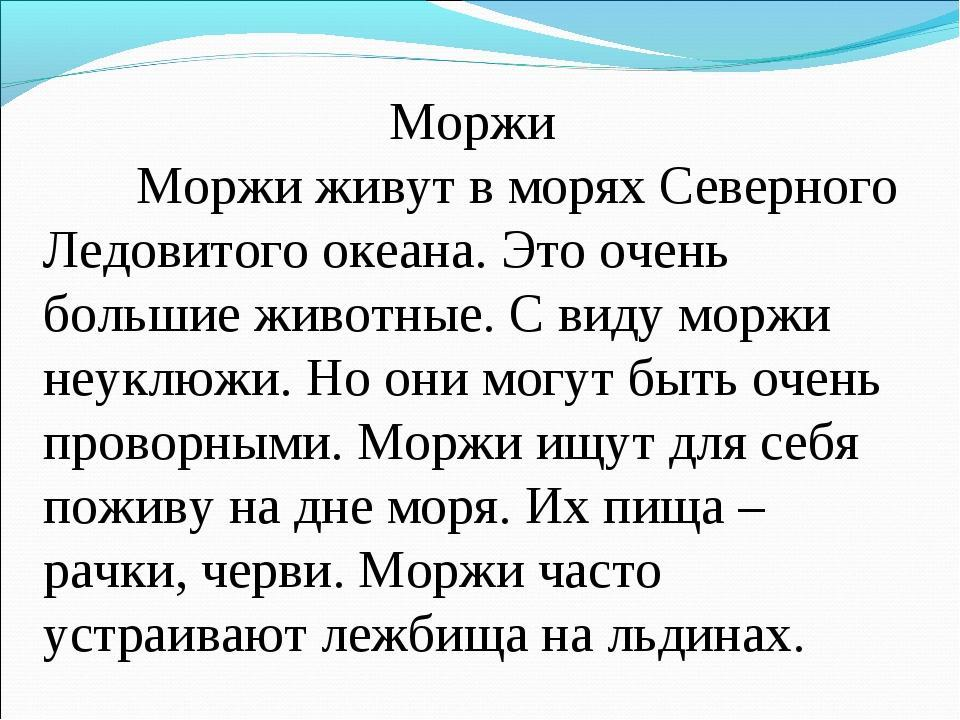
#> input picture LR7/dataset_1/img11.jpg, 960 x 720 px; its folder holds only this picture in this run
$ python rotate_image.py
#> lines starting #> are read from the running program, lines starting #| are printed output that depends on the picture
import os
import cv2
import numpy as np

#метод для программного аугментирования датасета
def augment_dataset(input_folder, output_folder, rotation_range=(-20, 21, 1), scale_factor=0.8,
                    background_color=(255, 255, 255)):
    # Создаем папку для сохранения аугментированных изображений
#> called with input_folder = 'dataset_1', output_folder = 'dataset_2', rotation_range = (-20, 21, 1), scale_factor = 0.8, background_color = (255, 255, 255)
    os.makedirs(output_folder, exist_ok=True)

    # Получаем список файлов в папке с исходными изображениями
    image_files = [file for file in os.listdir(input_folder) if file.endswith(('.png', '.jpg', '.jpeg'))]

    for image_file in image_files:
        image_path = os.path.join(input_folder, image_file)
        #считываем изображение
        img = cv2.imread(image_path)
#> img is the input picture: shape (720, 960, 3); mean B, G, R 228.1, 226.9, 220.5

        # Поворачиваем и уменьшаем изображение на углы в заданном диапазоне
        for angle in range(rotation_range[0], rotation_range[1], rotation_range[2]):
            rotated_img = rotate_and_resize_image(img, angle, background_color)
            output_file = f"{os.path.splitext(image_file)[0]}_{angle}.png"
            output_path = os.path.join(output_folder, output_file)
            #сохраняем
            cv2.imwrite(output_path, rotated_img)
#> this loop made 41 passes
#> pass 1, in rotate_and_resize_image, `rotated_img = cv2.warpAffine(image, rotation_matrix, image.shape[1::-1..`:
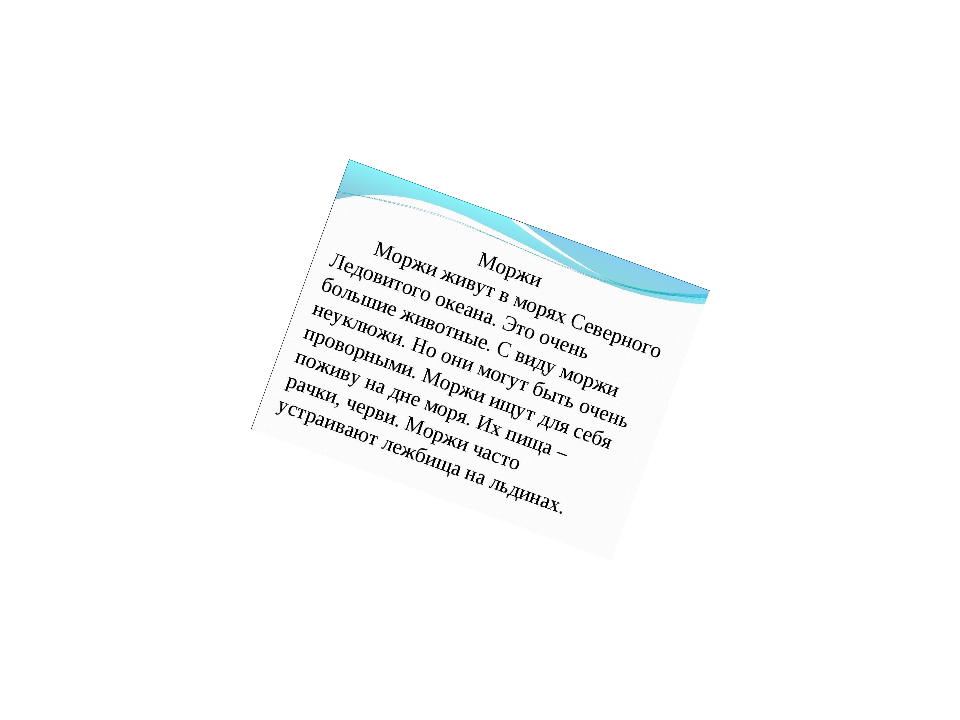
#> rotated_img: shape (720, 960, 3); mean B, G, R 250.7, 250.5, 249.5
#> pass 2, in rotate_and_resize_image (call 2), `rotated_img = cv2.warpAffine(image, rotation_matrix, image.shape[1::-1..`:
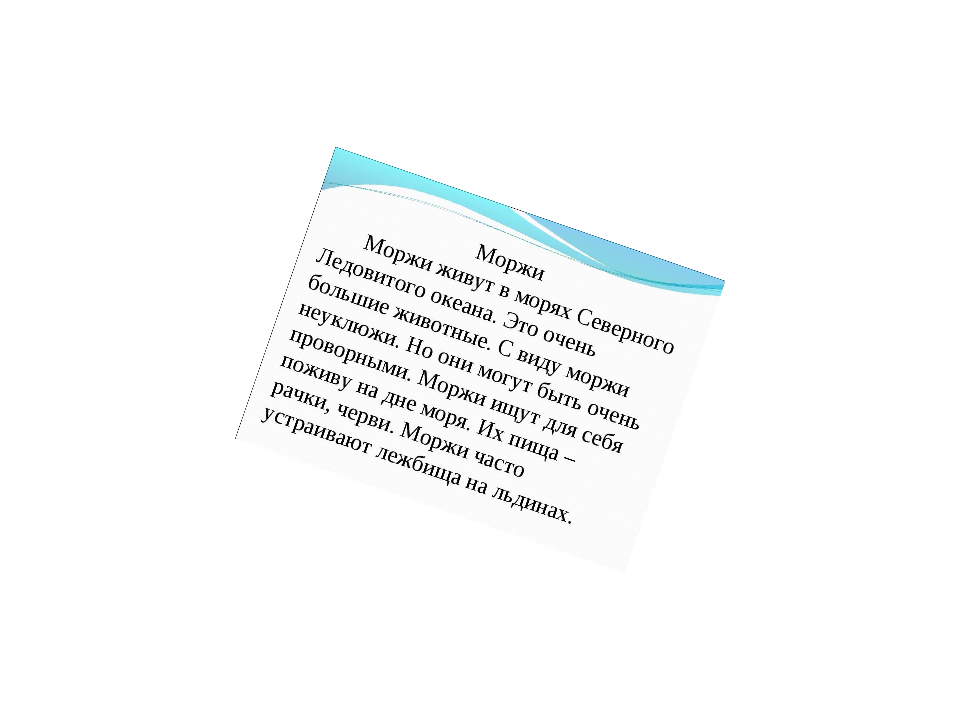
#> rotated_img: shape (720, 960, 3); mean B, G, R 250, 249.8, 248.6
#> pass 3, in rotate_and_resize_image (call 3), `rotated_img = cv2.warpAffine(image, rotation_matrix, image.shape[1::-1..`:
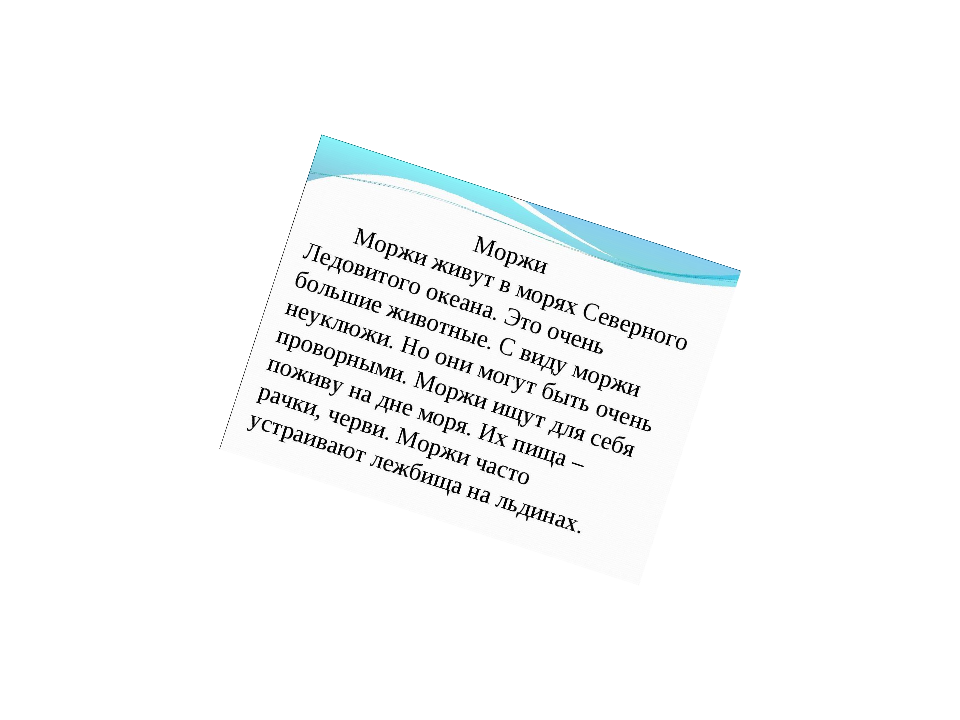
#> rotated_img: shape (720, 960, 3); mean B, G, R 249.3, 249, 247.7


def rotate_and_resize_image(image, angle,  background_color):
    # Получаем центр изображения(ширина высота /2)
    center = tuple(np.array(image.shape[1::-1]) / 2)

    # Вычисляем коэффициент масштабирования в зависимости от размера поворота
    scale_factor = 1.0 - 0.03 * abs(angle)

    # Получаем матрицу преобразования и поворачиваем изображение
    rotation_matrix = cv2.getRotationMatrix2D(center, angle, scale_factor)
    rotated_img = cv2.warpAffine(image, rotation_matrix, image.shape[1::-1], flags=cv2.INTER_LINEAR,
                                 borderMode=cv2.BORDER_CONSTANT, borderValue=background_color)

    return rotated_img


# входная и выходная папки
input_folder = 'dataset_1'
output_folder = 'dataset_2'

augment_dataset(input_folder, output_folder)

$ run again, on LR7/dataset_1/img15.jpg
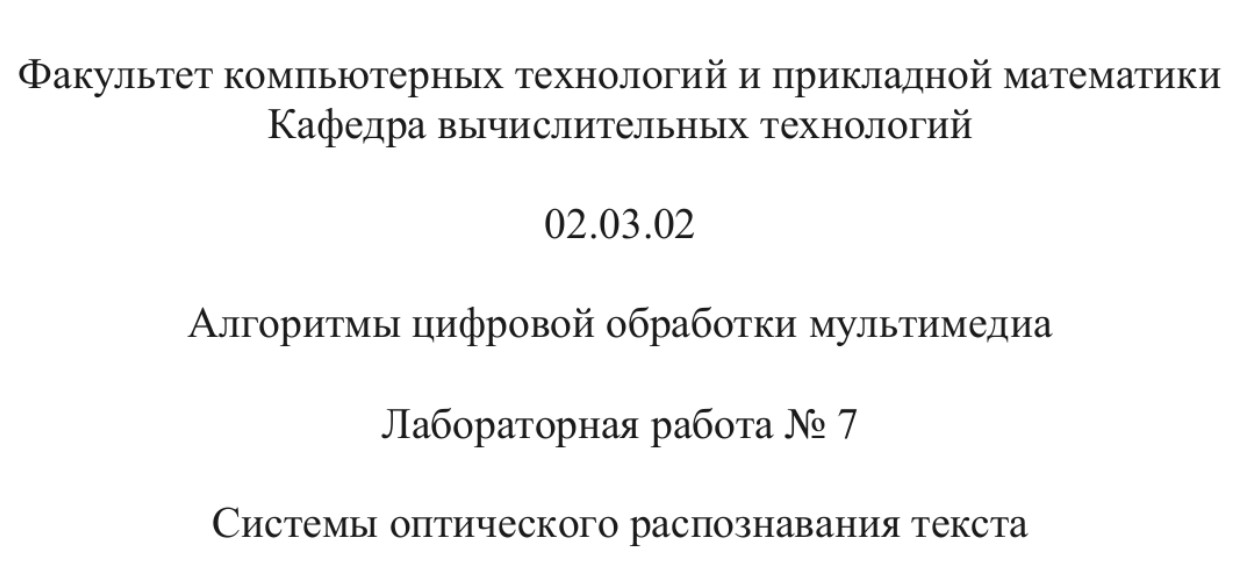
#> input picture LR7/dataset_1/img15.jpg, 1239 x 578 px
#> in augment_dataset, img is the input picture: shape (578, 1239, 3); min 11, max 255, mean 245.2
#> the loop in augment_dataset, `for angle in range(rotation_range[0], rotation_range[1], rotation_rang..` made 41 passes
#> pass 1, in rotate_and_resize_image, `rotated_img = cv2.warpAffine(image, rotation_matrix, image.shape[1::-1..`:
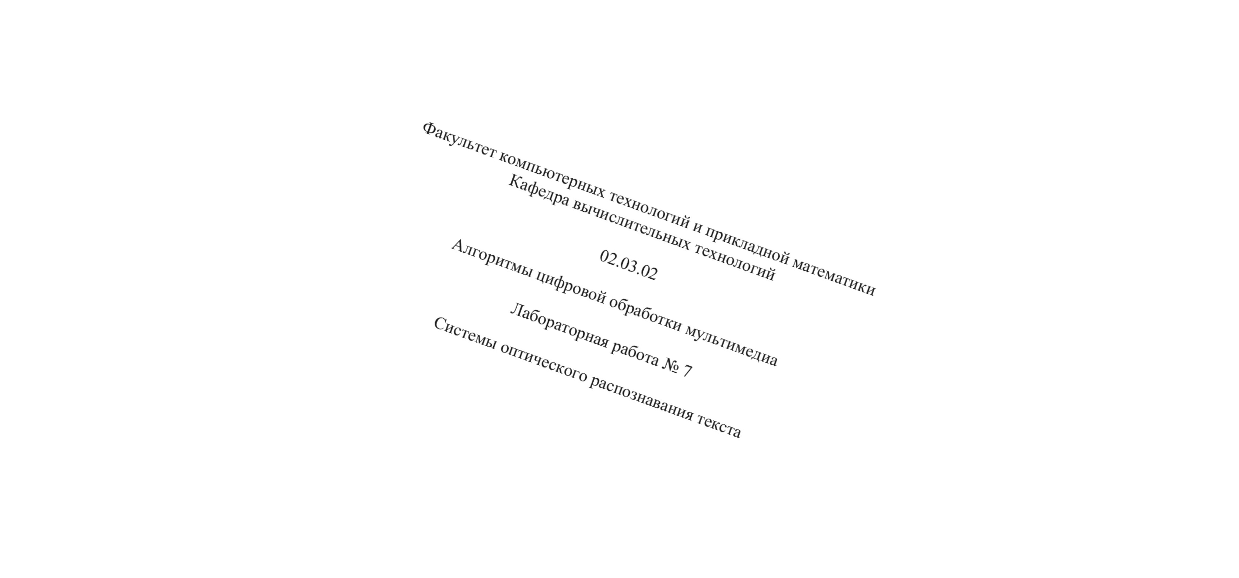
#> rotated_img: shape (578, 1239, 3); min 17, max 255, mean 253.4
#> pass 3, in rotate_and_resize_image (call 3), `rotated_img = cv2.warpAffine(image, rotation_matrix, image.shape[1::-1..`:
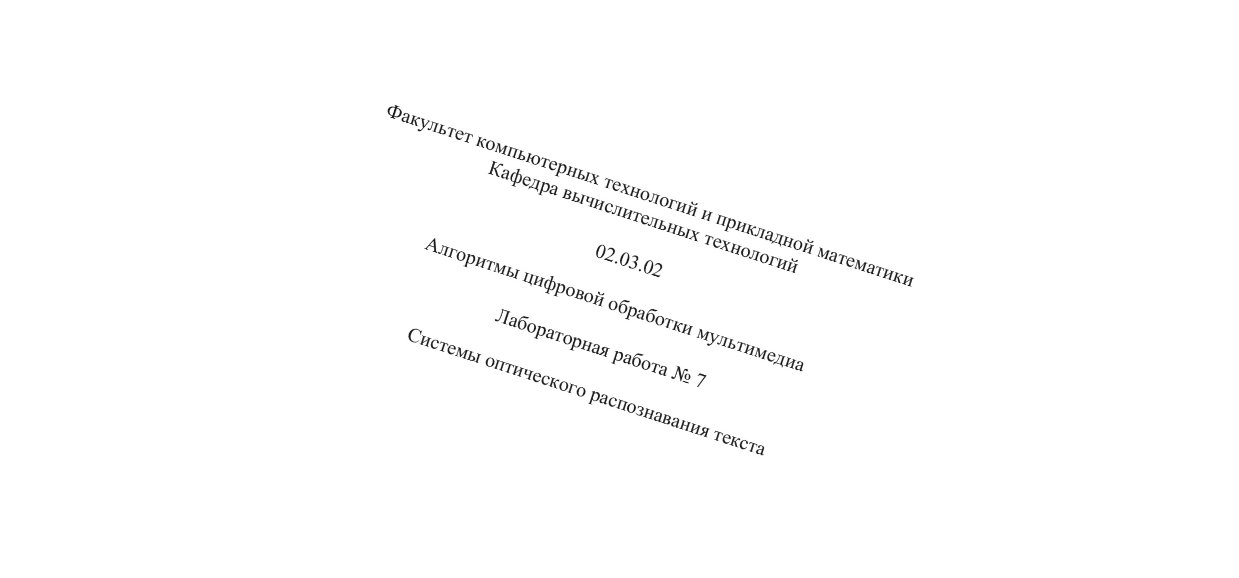
#> rotated_img: shape (578, 1239, 3); min 18, max 255, mean 252.9

$ run again, on LR7/dataset_1/img16.jpg
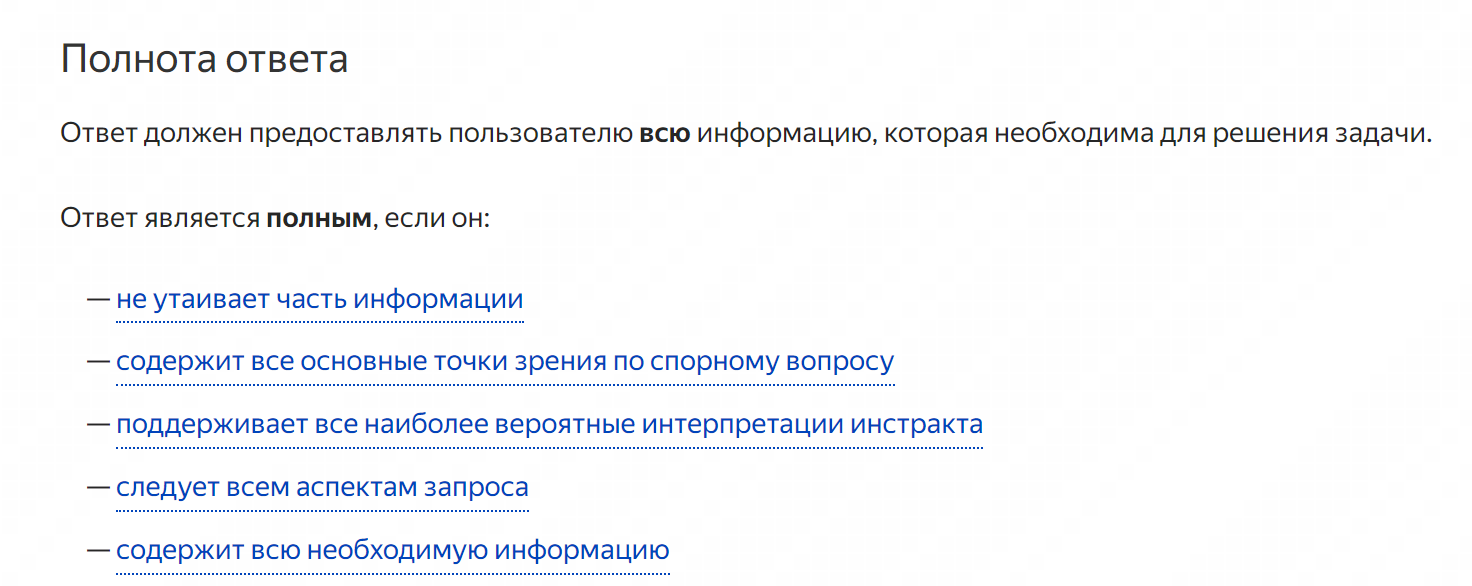
#> input picture LR7/dataset_1/img16.jpg, 1472 x 586 px
#> in augment_dataset, img is the input picture: shape (586, 1472, 3); mean B, G, R 249.8, 247.3, 246.1
#> the loop in augment_dataset, `for angle in range(rotation_range[0], rotation_range[1], rotation_rang..` made 41 passes
#> pass 1, in rotate_and_resize_image, `rotated_img = cv2.warpAffine(image, rotation_matrix, image.shape[1::-1..`:
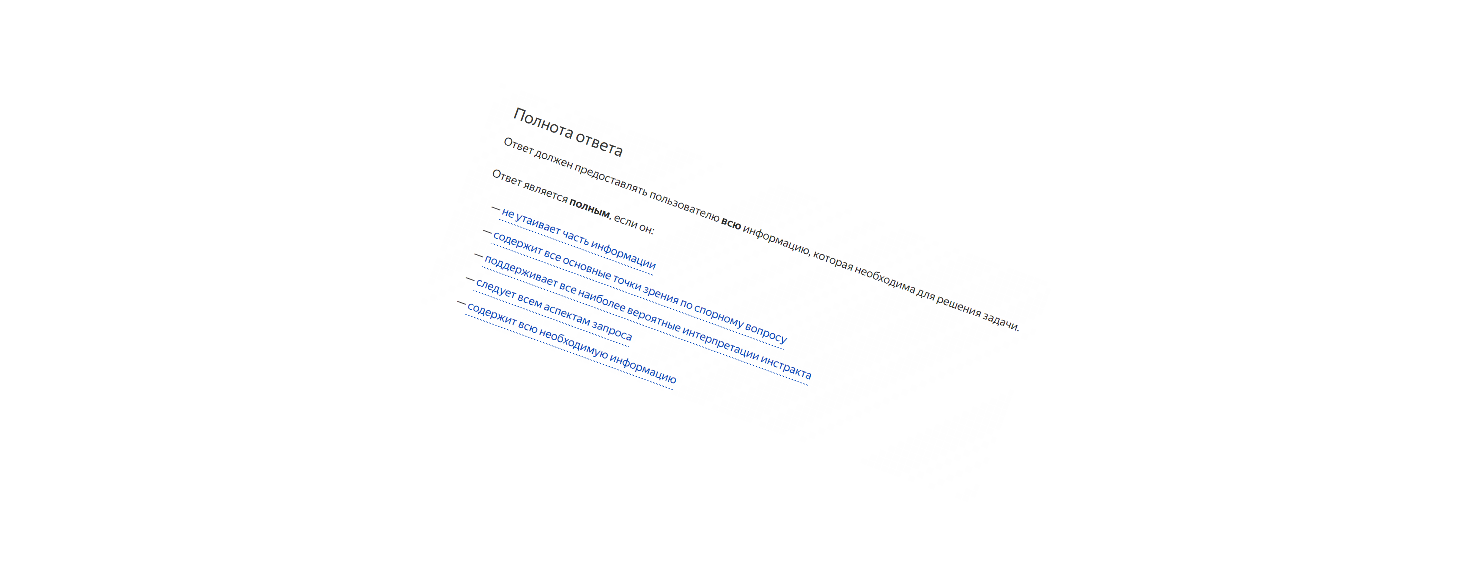
#> rotated_img: shape (586, 1472, 3); mean B, G, R 254.2, 253.8, 253.6
#> pass 3, in rotate_and_resize_image (call 3), `rotated_img = cv2.warpAffine(image, rotation_matrix, image.shape[1::-1..`:
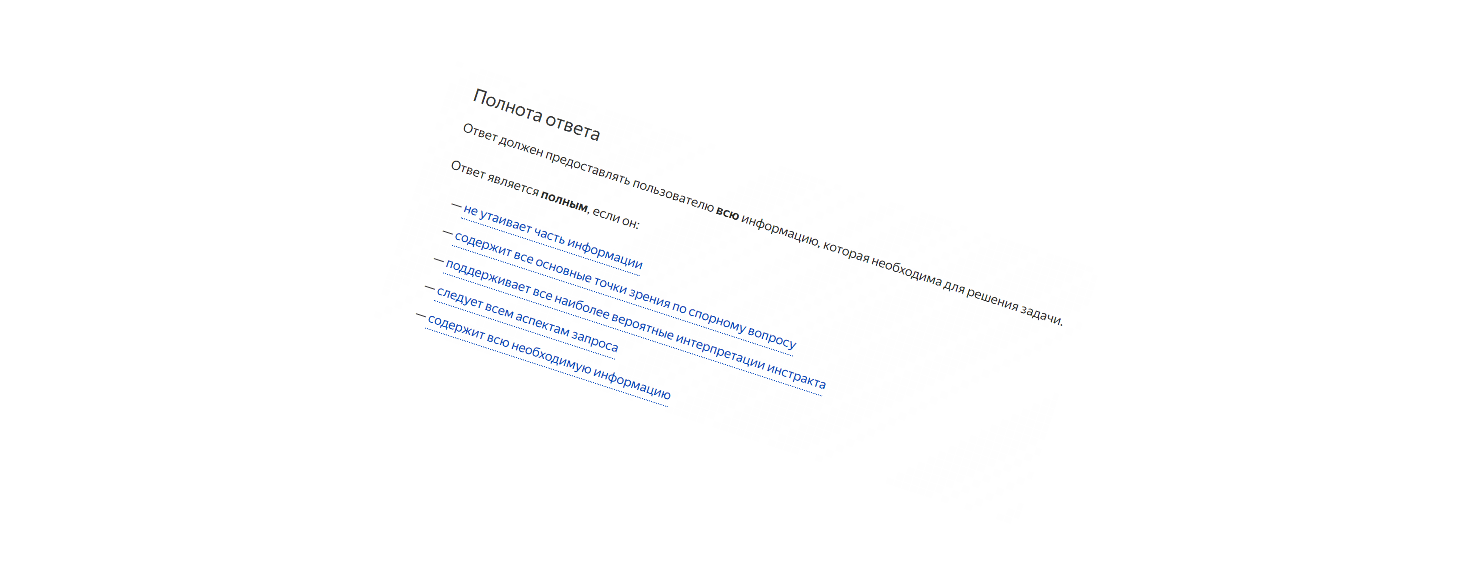
#> rotated_img: shape (586, 1472, 3); mean B, G, R 253.9, 253.4, 253.1
